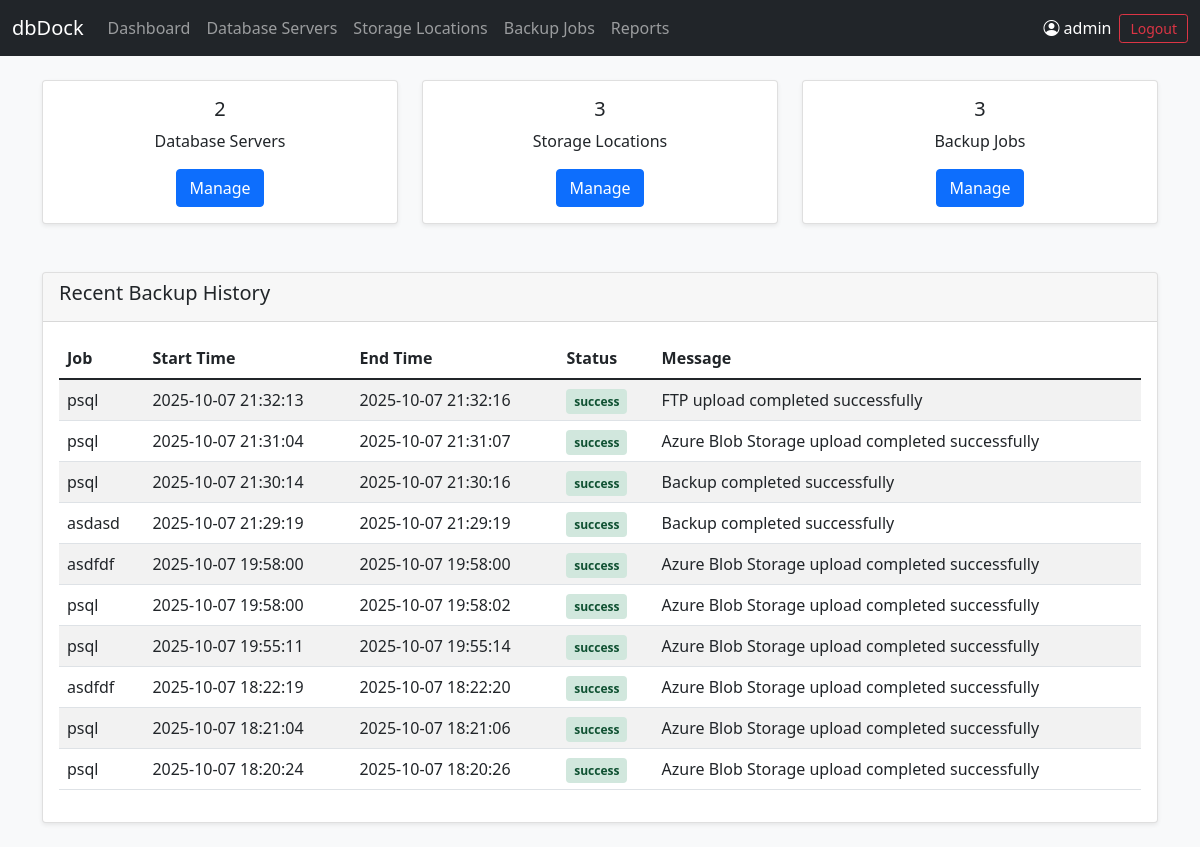
The page / (signed in) on the database as committed earlier.
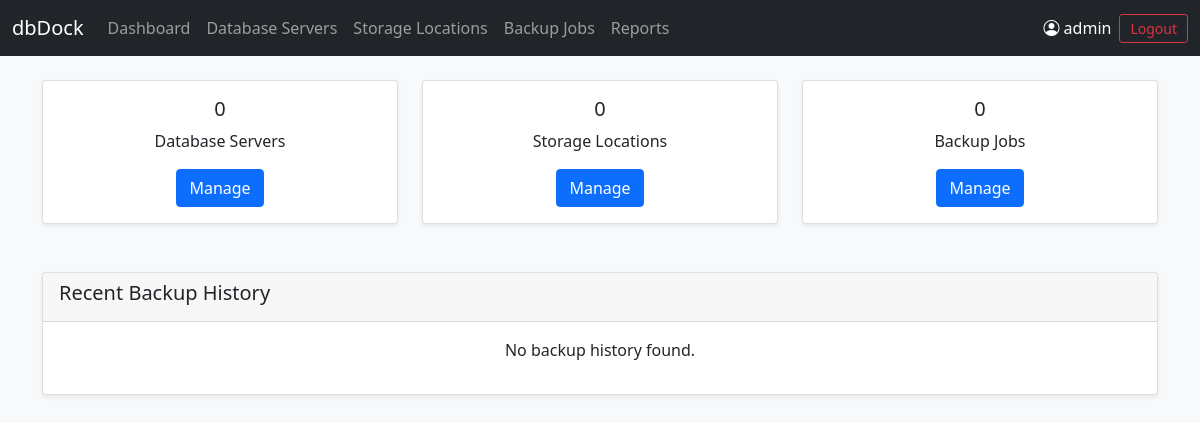
The same page on the database as committed later.
### models.py (models this page shows)
class BackupHistory(db.Model):
    id = db.Column(db.Integer, primary_key=True)
    backup_job_id = db.Column(db.Integer, db.ForeignKey('backup_job.id'), nullable=False)
    start_time = db.Column(db.DateTime, nullable=False)
    end_time = db.Column(db.DateTime)
    status = db.Column(db.String(20), nullable=False)  # success, failed, running
    message = db.Column(db.Text)
    file_path = db.Column(db.String(500))
    file_size = db.Column(db.BigInteger)
    backup_job = db.relationship('BackupJob', backref=db.backref('history', lazy=True))

class BackupJob(db.Model):
    id = db.Column(db.Integer, primary_key=True)
    name = db.Column(db.String(100), nullable=False)
    description = db.Column(db.Text)
    database_server_id = db.Column(db.Integer, db.ForeignKey('database_server.id'), nullable=False)
    databases = db.Column(db.Text, nullable=False)  # JSON string of selected databases
    storage_location_id = db.Column(db.Integer, db.ForeignKey('storage_location.id'), nullable=False)
    folder_path = db.Column(db.String(500), nullable=False)
    schedule_type = db.Column(db.String(20), nullable=False)  # daily, weekly, monthly
    cron_expression = db.Column(db.String(100))
    retention_policy = db.Column(db.Integer, nullable=False)
    notification_email = db.Column(db.String(200))
    is_active = db.Column(db.Boolean, default=True)
    created_at = db.Column(db.DateTime, default=datetime.utcnow)
    updated_at = db.Column(db.DateTime, default=datetime.utcnow, onupdate=datetime.utcnow)
    database_server = db.relationship('DatabaseServer', backref=db.backref('backup_jobs', lazy=True))
    storage_location = db.relationship('StorageLocation', backref=db.backref('backup_jobs', lazy=True))

### app.py (the view)
@app.route('/')
def dashboard():
    if 'user' not in session:
        return redirect(url_for('login'))
    servers = 5
    locations = 3
    jobs = 8
    history = []  # Example data
    servers = DatabaseServer.query.filter_by(is_active=True).count()
    locations = StorageLocation.query.filter_by(is_active=True).count()
    jobs = BackupJob.query.filter_by(is_active=True).count()
    recent_history = BackupHistory.query.order_by(BackupHistory.start_time.desc()).limit(10).all()
    return render_template('dashboard.html',
                          servers=servers,
                          locations=locations,
                          jobs=jobs,
                          history=recent_history)

### app.py (called while the page is built)
@app.before_request
def require_login():
    allowed_routes = ['login', 'static', 'health_check']
    if 'user' not in session and request.endpoint not in allowed_routes:
        return redirect(url_for('login'))

### templates/dashboard.html
{% extends "base.html" %}
{% block content %}
<div class="row">
    <div class="col-md-4">
        <div class="card text-center">
            <div class="card-body">
                <h5 class="card-title">{{ servers }}</h5>
                <p class="card-text">Database Servers</p>
                <a href="{{ url_for('database_servers') }}" class="btn btn-primary">Manage</a>
            </div>
        </div>
    </div>
    <div class="col-md-4">
        <div class="card text-center">
            <div class="card-body">
                <h5 class="card-title">{{ locations }}</h5>
                <p class="card-text">Storage Locations</p>
                <a href="{{ url_for('storage_locations') }}" class="btn btn-primary">Manage</a>
            </div>
        </div>
    </div>
    <div class="col-md-4">
        <div class="card text-center">
            <div class="card-body">
                <h5 class="card-title">{{ jobs }}</h5>
                <p class="card-text">Backup Jobs</p>
                <a href="{{ url_for('backup_jobs') }}" class="btn btn-primary">Manage</a>
            </div>
        </div>
    </div>
</div>
<div class="row mt-4">
    <div class="col-12">
        <div class="card">
            <div class="card-header">
                <h5>Recent Backup History</h5>
            </div>
            <div class="card-body">
                {% if history %}
                <div class="table-responsive">
                    <table class="table table-striped">
                        <thead>
                            <tr>
                                <th>Job</th>
                                <th>Start Time</th>
                                <th>End Time</th>
                                <th>Status</th>
                                <th>Message</th>
                            </tr>
                        </thead>
                        <tbody>
                            {% for record in history %}
                            <tr>
                                <td>{{ record.backup_job.name }}</td>
                                <td>{{ record.start_time.strftime('%Y-%m-%d %H:%M:%S') }}</td>
                                <td>{{ record.end_time.strftime('%Y-%m-%d %H:%M:%S') if record.end_time else 'N/A' }}</td>
                                <td>
                                    <span class="status-badge status-{{ record.status }}">
                                        {{ record.status }}
                                    </span>
                                </td>
                                <td>{{ record.message|default('', true) }}</td>
                            </tr>
                            {% endfor %}
                        </tbody>
                    </table>
                </div>
                {% else %}
                <p class="text-center">No backup history found.</p>
                {% endif %}
            </div>
        </div>
    </div>
</div>
{% endblock %}

Rows that differ between the two databases and show on the page:
removed BackupHistory: backup_job.name "psql", start_time "2025-10-07 21:32:13", end_time "2025-10-07 21:32:16", status "success", message "FTP upload completed successfully"
removed BackupHistory: backup_job.name "psql", start_time "2025-10-07 21:31:04", end_time "2025-10-07 21:31:07", status "success", message "Azure Blob Storage upload completed successfully"
removed BackupHistory: backup_job.name "psql", start_time "2025-10-07 21:30:14", end_time "2025-10-07 21:30:16", status "success", message "Backup completed successfully"
removed BackupHistory: backup_job.name "asdasd", start_time "2025-10-07 21:29:19", end_time "2025-10-07 21:29:19", status "success", message "Backup completed successfully"
removed BackupHistory: backup_job.name "asdfdf", start_time "2025-10-07 19:58:00", end_time "2025-10-07 19:58:00", status "success", message "Azure Blob Storage upload completed successfully"
removed BackupHistory: backup_job.name "psql", start_time "2025-10-07 19:58:00", end_time "2025-10-07 19:58:02", status "success", message "Azure Blob Storage upload completed successfully"
removed BackupHistory: backup_job.name "psql", start_time "2025-10-07 19:55:11", end_time "2025-10-07 19:55:14", status "success", message "Azure Blob Storage upload completed successfully"
removed BackupHistory: backup_job.name "asdfdf", start_time "2025-10-07 18:22:19", end_time "2025-10-07 18:22:20", status "success", message "Azure Blob Storage upload completed successfully"
removed BackupHistory: backup_job.name "psql", start_time "2025-10-07 18:21:04", end_time "2025-10-07 18:21:06", status "success", message "Azure Blob Storage upload completed successfully"
removed BackupHistory: backup_job.name "psql", start_time "2025-10-07 18:20:24", end_time "2025-10-07 18:20:26", status "success", message "Azure Blob Storage upload completed successfully"
Other text that changed with them:
{{ servers }}: "2" → "0"
{{ locations }}: "3" → "0"
{{ jobs }}: "3" → "0"
text no longer shown: "Job Start Time End Time Status Message"
text now shown: "No backup history found."
